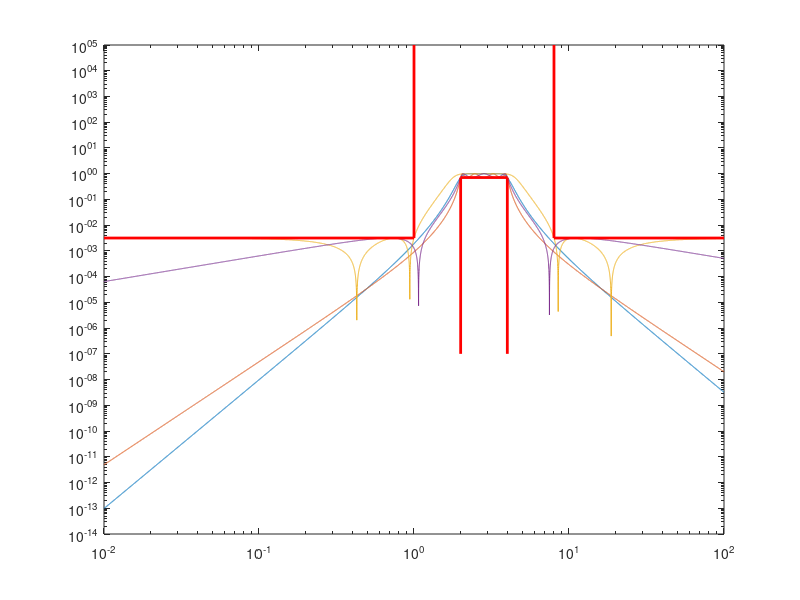

The MATLAB source for this figure:
 w=logspace(-2,2,10000);
% for n=1:5
% [a b] = cheby1(n,3,1,'high', 's');
% h=freqs(a,b,w);
% hold on
% grid on
% loglog(w,abs(h));
% end
% 
% for n=1:5
% w_s1 = [0.01 0.02 0.1];
% [h,w]=freqs(b,a,w_s1);
% L=-20*log10(abs(h));
% x(n)=L(3)-L(1);
% y(n)=L(2)-L(1);
% end
wp=[2 4];
ws=[1 8];
ap=3;
as=50;
n1=buttord(wp,ws,ap,as,'s');
n2=cheb1ord(wp,ws,ap,as,'s');
n3=cheb2ord(wp,ws,ap,as,'s');
n4=ellipord(wp,ws,ap,as,'s');
[a b] = butter(n1,wp,'s');
h=freqs(a,b,w);
grid on
loglog(w,abs(h));
hold on
[a b] = cheby1(n2,ap,wp,'s');
h=freqs(a,b,w);
loglog(w,abs(h));
[a b] = cheby2(n3,as,ws,'s');
h=freqs(a,b,w);
loglog(w,abs(h));
[a b] = ellip(n4,ap,as,wp,'s');
h=freqs(a,b,w);
loglog(w,abs(h));
x=[0.01,ws(1),ws(1)];
y=[10^(as/(-20)),10^(as/(-20)),100000];
plot(x,y,'r','LineWidth',2);
x=[wp(1),wp(1),wp(2),wp(2)];
y=[0.0000001,10^(ap/(-20)),10^(ap/(-20)),0.0000001];
plot(x,y,'r','LineWidth',2);
x=[ws(2),ws(2),100];
y=[100000,10^(as/(-20)),10^(as/(-20))];
plot(x,y,'r','LineWidth',2);

